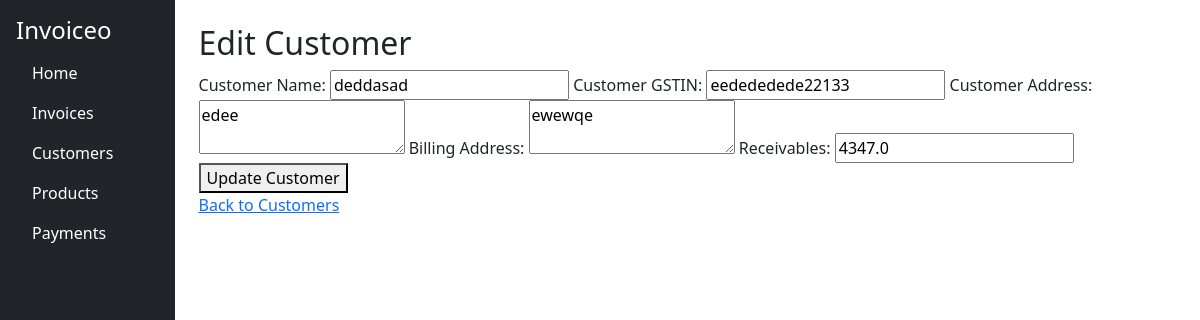
The app's page /edit_customer/1, older data.
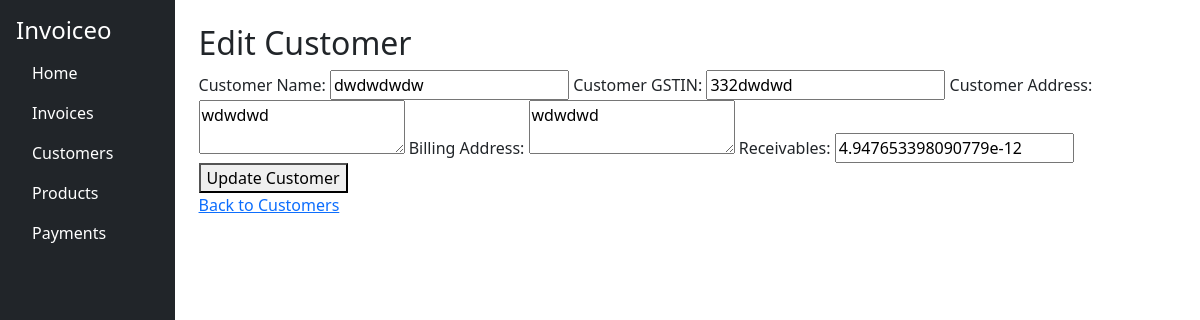
The same page, newer data.
### app.py (models this page shows)
class Customer(db.Model):
    id = db.Column(db.Integer, primary_key=True)
    customer_name = db.Column(db.String(100), nullable=False)
    customer_gstin = db.Column(db.String(15), nullable=False)
    customer_address = db.Column(db.String(300), nullable=False)
    billing_address = db.Column(db.String(300), nullable=False)
    receivables = db.Column(db.Float, default=0.0)

### app.py (the view, shortened to what this page needs)
@app.route('/edit_customer/<int:id>', methods=['GET', 'POST'])
def edit_customer(id):
    customer = Customer.query.get_or_404(id)
    return render_template('edit_customer.html', customer=customer)

### templates/edit_customer.html
{% extends 'base.html' %}
{% block content %}
    <h2>Edit Customer</h2>
    <form action="{{ url_for('edit_customer', id=customer.id) }}" method="POST">
        <label for="customer_name">Customer Name:</label>
        <input type="text" id="customer_name" name="customer_name" value="{{ customer.customer_name }}" required>
        <label for="customer_gstin">Customer GSTIN:</label>
        <input type="text" id="customer_gstin" name="customer_gstin" value="{{ customer.customer_gstin }}" required>
        <label for="customer_address">Customer Address:</label>
        <textarea id="customer_address" name="customer_address" required>{{ customer.customer_address }}</textarea>
        <label for="billing_address">Billing Address:</label>
        <textarea id="billing_address" name="billing_address" required>{{ customer.billing_address }}</textarea>
        <label for="receivables">Receivables:</label>
        <input type="number" id="receivables" name="receivables" step="0.01" value="{{ customer.receivables }}" required>
        <button type="submit">Update Customer</button>
    </form>
    <a href="{{ url_for('customers') }}">Back to Customers</a>
    {% endblock %}

Row changes from the older to the newer data that the page shows:
changed Customer: customer_name "deddasad" → "dwdwdwdw"; customer_gstin "eedededede22133" → "332dwdwd"; customer_address "edee" → "wdwdwd"; billing_address "ewewqe" → "wdwdwd"; receivables "4347.0" → "4.947653398090779e-12"
